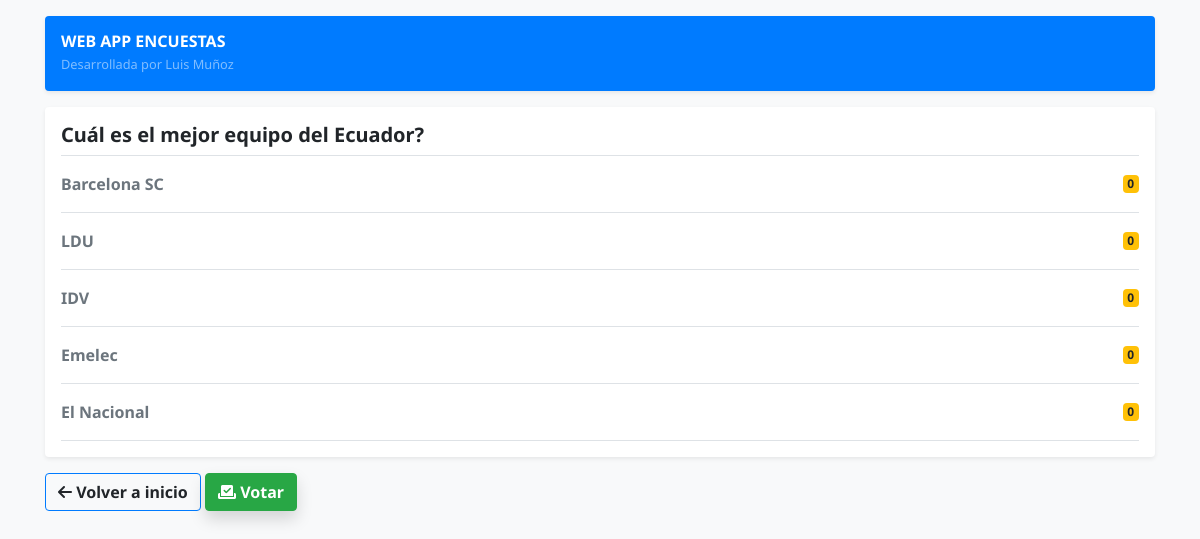
The page /3/results/ on the database as committed earlier.
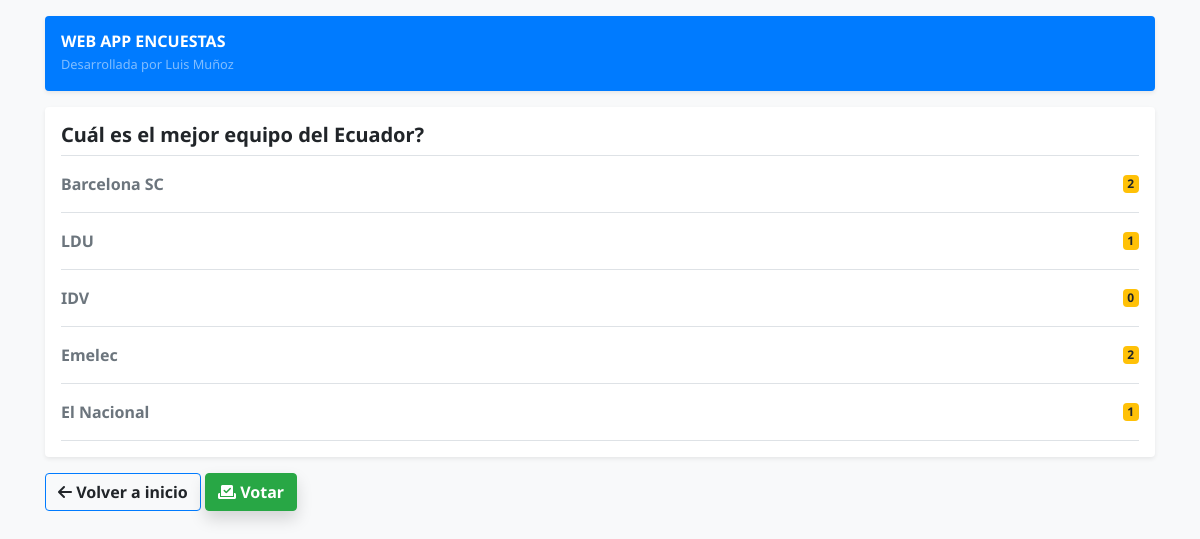
The same page on the database as committed later.
### polls/models.py (models this page shows, shortened)
class Choice(models.Model):
    question = models.ForeignKey(Question, on_delete=models.CASCADE)
    choice_text = models.CharField(max_length=200)
    votes = models.IntegerField(default=0)

### polls/views.py (the view)
# urls.py: path('<int:pk>/results/', views.ResultsPageView.as_view(), name='results'),
class ResultsPageView(generic.DetailView):
    model = Question
    template_name = 'polls/results.html'
    context_object_name = 'question'
    def get_queryset(self):
        queryset = Question.objects.filter(pub_date__lte=timezone.now())
        queryset = queryset.exclude(choice=None)
        return queryset

### polls/models.py (called while the page is built)
    def __str__(self):
        return self.question_text

### templates/polls/results.html (shortened to what this page needs)
{% extends 'base.html' %}
{% block content %}
    <div class="my-3 p-3 bg-white rounded shadow-sm">
        <h5 class="border-bottom border-gray pb-2 mb-0 font-weight-bolder">{{ question }}</h5>
            {% for choice in question.choice_set.all %}
                <div class="media text-muted pt-3">
                    <div class="media-body pb-3 mb-0 lh-125 border-bottom border-gray">
                        <div class="d-flex justify-content-between align-items-center w-100">
                            <strong class="text-gray-dark">{{ choice.choice_text }}</strong>
                            <span class="badge badge-warning text-wrap font-weight-bolder">{{ choice.votes }}</span>
                        </div>
                    </div>
                </div>
            {% endfor %}
    </div>
    <div class="text-center text-md-left">
        <a href="{% url 'polls:index' %}" class="btn btn-primary-soft border-primary font-weight-bold">
            <i class="fas fa-arrow-left"></i>
            Volver a inicio
        </a>
        <a href="{% url 'polls:details' question.id %}" class="btn btn-success shadow lift mr-1 font-weight-bold">
            <i class="fas fa-vote-yea"></i>
            Votar
        </a>
    </div>
{% endblock %}

Rows that differ between the two databases and show on the page:
changed Choice "Barcelona SC": votes "0" → "2"
changed Choice "LDU": votes "0" → "1"
changed Choice "Emelec": votes "0" → "2"
changed Choice "El Nacional": votes "0" → "1"
